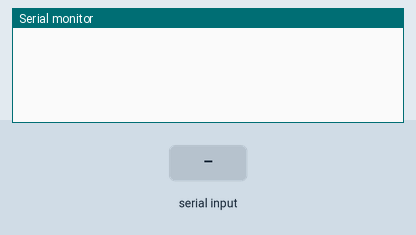
This sketch was run on a simulated Arduino Uno, built with avr-gcc and run on an emulated ATmega328P. On the bench: the last lines printed to the serial monitor. The inputs (shaded band) are chosen by the test bench.

Above: at 1.2 s.
1.3 s: "1" received over Serial
At 2.4 s:
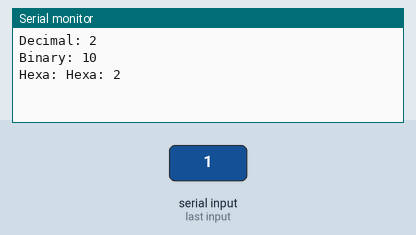
2.8 s: "0" received over Serial
At 3.5 s:
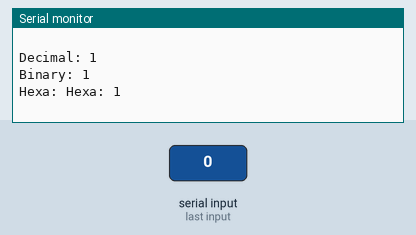
4.3 s: "2" received over Serial
At 4.7 s:
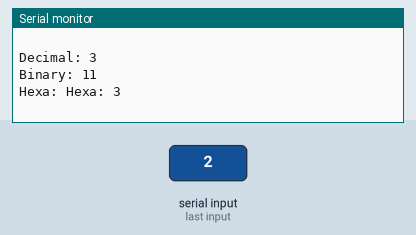

Measured:
- after the input at 1.3 s, the serial monitor: prints a new line at once (image 1)
- after the input at 2.8 s, the serial monitor: prints a new line at once (image 2)
- after the input at 4.3 s, the serial monitor: prints a new line at once (image 3)

The sketch:

serial.ino
```cpp
long incomingByte = 0;   // for incoming serial data
void setup() {
        Serial.begin(19200);     // opens serial port, sets data rate to 9600 bps
}

void loop() {

        // send data only when you receive data:
        if (Serial.available() > 0) {
                // read the incoming byte:
                incomingByte = Serial.read()-'/';

                // say what you got:
                Serial.print("Decimal: ");
                Serial.println(incomingByte, DEC);
                Serial.print("Binary: ");
                Serial.println(incomingByte, BIN);
                Serial.print("Hexa: ");
                Serial.print("Hexa: ");
                Serial.println(incomingByte, HEX);

                Serial.println(" ");

        }


}
```
